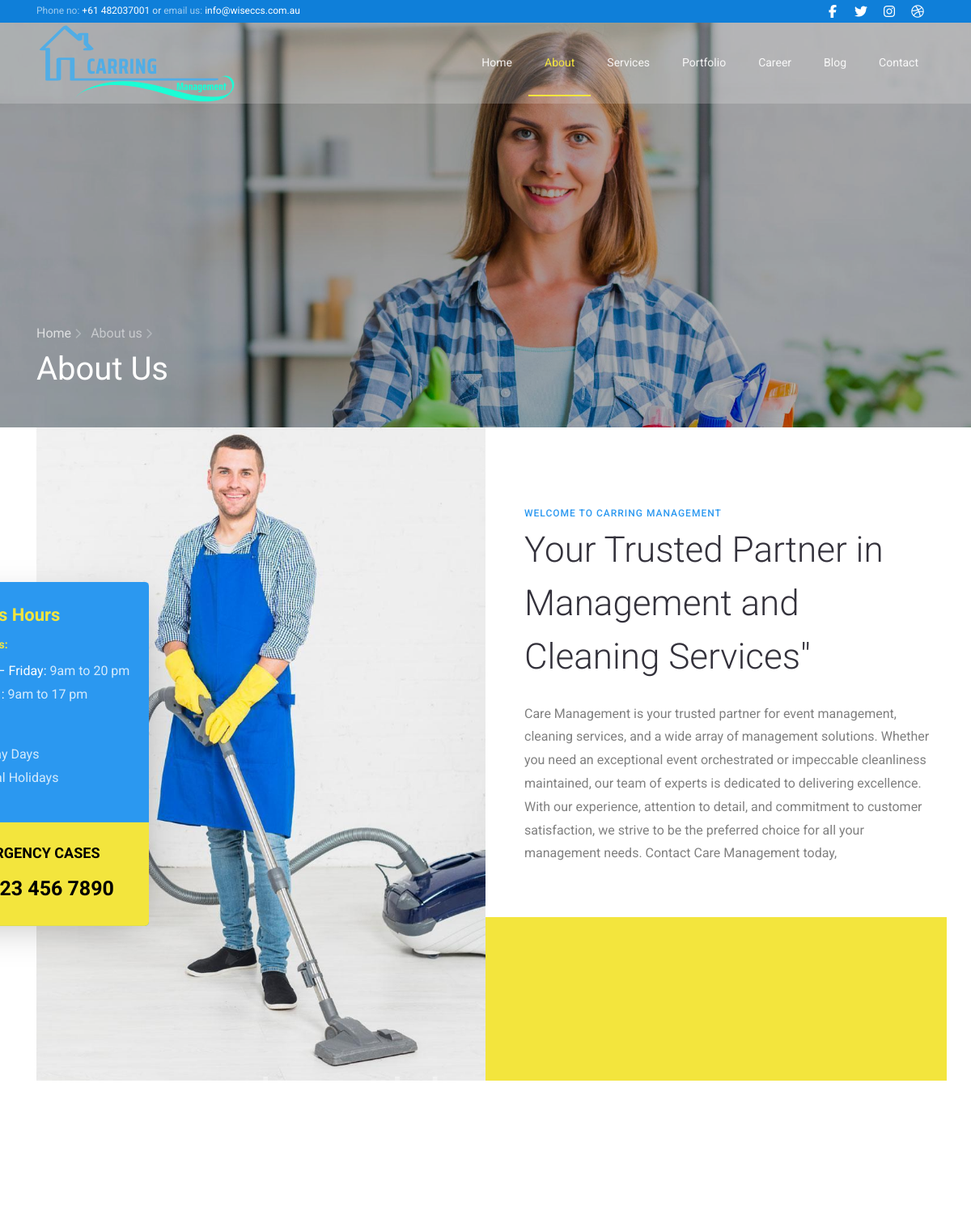
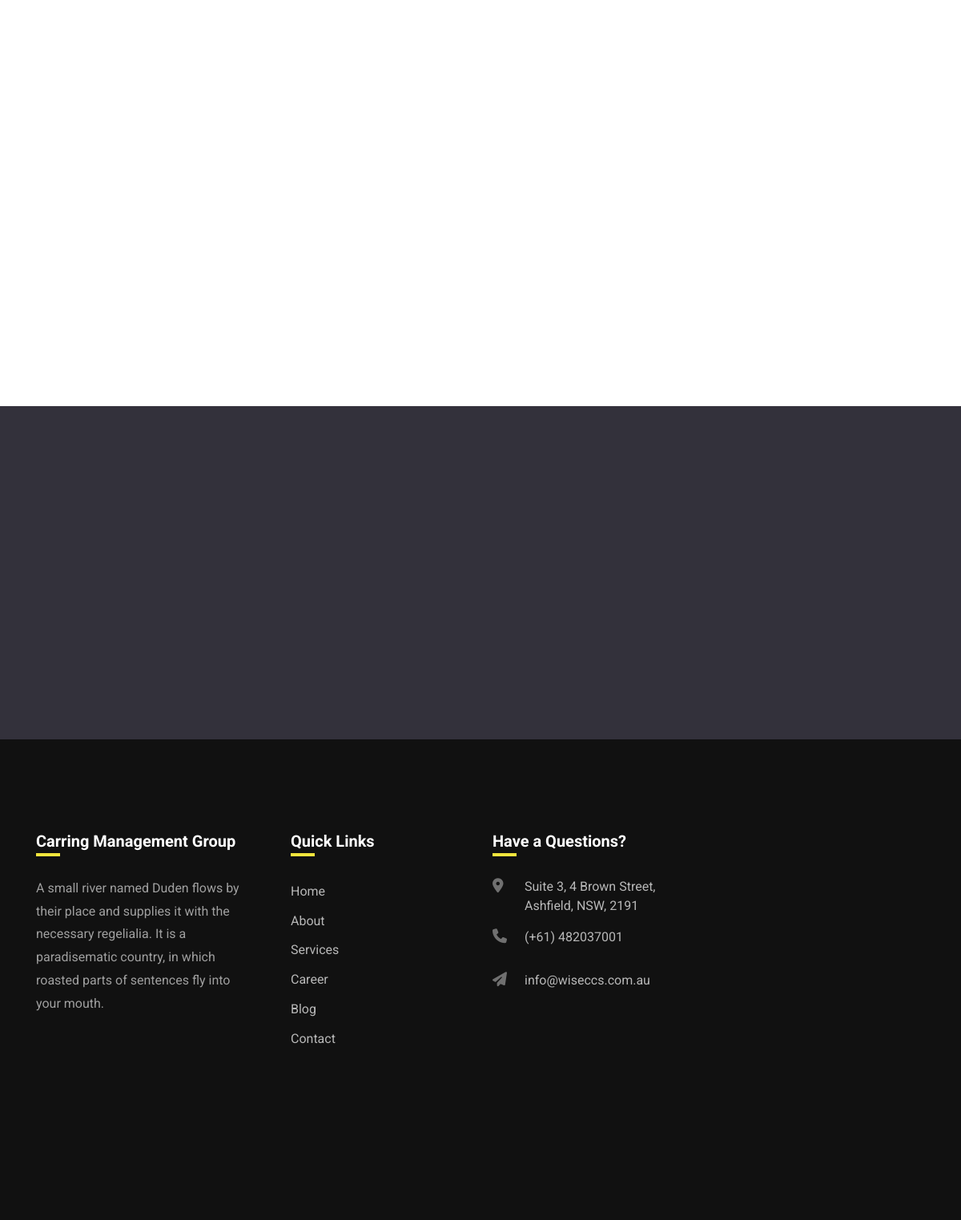
/about, run on the app's committed database (2 pictures, top to bottom).
### app/models.py (models this page shows, shortened)
class Slide(models.Model):
    image_title = models.CharField(max_length=100)
    image = models.ImageField(upload_to='carousel')

class about_us(models.Model):
    image = models.ImageField(upload_to='projects/carousel/', max_length=255, null=True)
    Company_name = models.CharField(max_length=100, null=True)
    logo = SVGField(null=True)
    Title = models.CharField(max_length=100, null=True)
    years_of_experience = models.CharField(max_length=100, null=True)
    description = models.TextField(max_length=1000, null=True)
    Total_projects = models.CharField(max_length=20, null=True)
    image_thumbnail = models.ImageField(upload_to='projects/thumbnails/', null=True, blank=True)

### app/views.py (the view)
# urls.py: path('about', views.about, name='about'),
def about(request):
  try:
    about = about_us.objects.get(logo__isnull=False)
    logo = about.logo
  except about_us.DoesNotExist:
    logo = None
  slide = Slide.objects.get(id=2)
  abouts=about_us.objects.all()
  team = Our_team.objects.all()
  testimonies = testimony.objects.all()
  services=Service.objects.all()
  Context={
    'about':abouts,'team':team,'testimonies':testimonies,'services':services,'slides':slide,'logo':logo
  }
  return render(request,'about.html',Context)

### templates/about.html (shortened to what this page needs)
{% extends 'base.html' %}
{%block content%}
    <section class="hero-wrap hero-wrap-2" style="background-image: url('{{slides.image.url}}');" data-stellar-background-ratio="0.5">
      <div class="overlay"></div>
      <div class="container">
        <div class="row no-gutters slider-text align-items-end">
          <div class="col-md-9 ftco-animate pb-5">
          	<p class="breadcrumbs mb-2"><span class="mr-2"><a href="{%url 'home'%}">Home <i class="fa fa-chevron-right"></i></a></span> <span>About us <i class="fa fa-chevron-right"></i></span></p>
            <h1 class="mb-0 bread">About Us</h1>
          </div>
        </div>
      </div>
    </section>
    <section class="ftco-section ftco-no-pt ftco-no-pb">
    <div class="container">
        <div class="row d-flex no-gutters">
            <div class="col-md-6 d-flex">
                <div class="img d-flex align-items-center justify-content-center py-5 py-md-0"
                     style="background-image:url('{{about.0.image.url}}');">
                    <div class="time-open-wrap">
                        <div class="desc p-4">
                            <h2>Business Hours</h2>
                            <div class="opening-hours">
                                <h4>Opening Days:</h4>
                                <p class="pl-3">
                                    <span><strong>Monday – Friday:</strong> 9am to 20 pm</span>
                                    <span><strong>Saturday :</strong> 9am to 17 pm</span>
                                </p>
                                <h4>Vacations:</h4>
                                <p class="pl-3">
                                    <span>All Sunday Days</span>
                                    <span>All Official Holidays</span>
                                </p>
                            </div>
                        </div>
                        <div class="desc p-4 bg-secondary">
                            <h3 class="heading">For Emergency Cases</h3>
                            <span class="phone">(+01) 123 456 7890</span>
                        </div>
                    </div>
                </div>
            </div>
            <div class="col-md-6 pl-md-5 pt-md-5">
                <div class="row justify-content-start py-5">
                    <div class="col-md-12 heading-section ftco-animate">
                        <span class="subheading">Welcome to <span>{{about.0.Company_name}}</span></span>
                        <h2 class="mb-4">{{about.0.Title}}</h2>
                        <p>{{about.0.description}}</p>
                    </div>
                </div>
                <div class="row ftco-counter py-5" id="section-counter">
                </div>
            </div>
        </div>
    </div>
</section>
<section class="ftco-section">
    <div class="container">
        <div class="row justify-content-center pb-5 mb-3">
        </div>
    </div>
</section>
<section class="ftco-section ftco-no-pt">
    <div class="container">
        <div class="row">
            <div class="col-md-12 col-lg-3 pr-md-4 pb-lg-0 pb-4">
            </div>
        </div>
    </div>
</section>
<section class="ftco-section testimony-section ftco-bg-dark">
    <div class="container">
        <div class="row justify-content-center pb-5 mb-3">
        </div>
    </div>
</section>
{%endblock%}

### templates/base.html (shortened to what this page needs)
<!DOCTYPE html>
{%load static%}
<html lang="en">
<head>
    <link rel="stylesheet" href="https://stackpath.bootstrapcdn.com/font-awesome/4.7.0/css/font-awesome.min.css">
    <link rel="stylesheet" href="{%static 'css/animate.css' %}">
    <link rel="stylesheet" href="{%static 'css/owl.carousel.min.css' %}">
    <link rel="stylesheet" href="{%static 'css/owl.theme.default.min.css' %}">
    <link rel="stylesheet" href="{%static 'css/magnific-popup.css' %}">
    <link rel="stylesheet" href="{%static 'css/flaticon.css' %}">
    <link rel="stylesheet" href="{%static 'css/style.css' %}">
</head>
<body>
<div class="wrap">
    <div class="container">
        <div class="row justify-content-between">
            <div class="col-12 col-md d-flex align-items-center">
                <p class="mb-0 phone"><span class="mailus">Phone no:</span> <a href="#">+61 482037001</a> or <span
                        class="mailus">email us:</span> <a href="#">info@wiseccs.com.au</a></p>
            </div>
            <div class="col-12 col-md d-flex justify-content-md-end">
                <div class="social-media">
                    <p class="mb-0 d-flex">
                        <a href="#" class="d-flex align-items-center justify-content-center"><span
                                class="fa fa-facebook"><i class="sr-only">Facebook</i></span></a>
                        <a href="#" class="d-flex align-items-center justify-content-center"><span
                                class="fa fa-twitter"><i class="sr-only">Twitter</i></span></a>
                        <a href="#" class="d-flex align-items-center justify-content-center"><span
                                class="fa fa-instagram"><i class="sr-only">Instagram</i></span></a>
                        <a href="#" class="d-flex align-items-center justify-content-center"><span
                                class="fa fa-dribbble"><i class="sr-only">Dribbble</i></span></a>
                    </p>
                </div>
            </div>
        </div>
    </div>
</div>
<nav class="navbar navbar-expand-lg navbar-dark ftco_navbar bg-dark ftco-navbar-light" id="ftco-navbar">
    <div class="container">
        <a class="navbar-brand" href="{%url 'home'%}"><span><img class="logo-img navbar-brand"  src="{{logo.url}}"></span></a>
        <div class="collapse navbar-collapse" id="ftco-nav">
            <ul class="navbar-nav ml-auto">
                <li class="nav-item {% if request.path == '/' %}active{% endif %}">
                    <a href="{% url 'home' %}" class="nav-link">Home</a>
                </li>
                <li class="nav-item {% if request.path == '/about' %}active{% endif %}"><a href="{%url 'about'%}" class="nav-link">About</a></li>
                <li class="nav-item {% if request.path == '/services' %}active{% endif %}"><a href="{%url 'service_view'%}" class="nav-link">Services</a></li>
                <li class="nav-item {% if request.path == '/portfolio' %}active{% endif %}"><a href="{%url 'Portfolio_view'%}" class="nav-link">Portfolio</a></li>
                <li class="nav-item {% if request.path == '/enquiry' %}active{% endif %}"><a href="{%url 'enquiry'%}" class="nav-link">Career</a></li>
                <li class="nav-item {% if request.path == '/blogs' %}active{% endif %}"><a href="{%url 'Blog_view'%}" class="nav-link">Blog</a></li>
                <li class="nav-item {% if request.path == '/contact' %}active{% endif %}"><a href="{%url 'contact_view'%}" class="nav-link">Contact</a></li>
            </ul>
        </div>
    </div>
</nav>
</body>
{% block content %}
{% endblock %}
<footer class="footer ftco-section">
    <div class="container">
        <div class="row">
            <div class="col-md-6 col-lg-3 mb-4 mb-md-0">
                <h2 class="footer-heading">Carring Management Group</h2>
                <p>A small river named Duden flows by their place and supplies it with the necessary regelialia. It is a
                    paradisematic country, in which roasted parts of sentences fly into your mouth.</p>
                <ul class="ftco-footer-social list-unstyled float-md-left float-lft mt-4">
                </ul>
            </div>
            <div class="col-md-6 col-lg-3 pl-lg-5 mb-4 mb-md-0">
                <h2 class="footer-heading">Quick Links</h2>
                <ul class="list-unstyled">
                    <li><a href="{%url 'home'%}" class="py-1 d-block">Home</a></li>
                    <li><a href="{%url 'about'%}" class="py-1 d-block">About</a></li>
                    <li><a href="{%url 'service_view'%}" class="py-1 d-block">Services</a></li>
                    <li><a href="#" class="py-1 d-block">Career</a></li>
                    <li><a href="{%url 'Blog_view'%}" class="py-1 d-block">Blog</a></li>
                    <li><a href="{%url 'contact_view'%}" class="py-1 d-block">Contact</a></li>
                </ul>
            </div>
            <div class="col-md-6 col-lg-3 mb-4 mb-md-0">
                <h2 class="footer-heading">Have a Questions?</h2>
                <div class="block-23 mb-3">
                    <ul>
                        <li><span class="icon fa fa-map-marker"></span><span class="text">Suite 3, 4 Brown Street, Ashfield, NSW, 2191</span>
                        </li>
                        <li><a href="#"><span class="icon fa fa-phone"></span><span class="text">(+61) 482037001</span></a>
                        </li>
                        <li><a href="#"><span class="icon fa fa-paper-plane"></span><span class="text">info@wiseccs.com.au</span></a>
                        </li>
                    </ul>
                </div>
            </div>
        </div>
    </div>
</footer>
</body>
</html>

### data on the page
Slide: image (picture)
about_us: image (picture), Company_name "CARRING MANAGEMENT", Title "Your Trusted Partner in Management and Cleaning Services\"", description "Care Management is your trusted partner for event management, cleaning services, and a wide array of management solutions. Whether you need an exceptional event orchestrated or impeccable cleanliness maintained, our team of experts is dedicated to delivering excellence. With our experience, attention to detail, and commitment to customer satisfaction, we strive to be the preferred choice for all your management needs. Contact Care Management today,"
